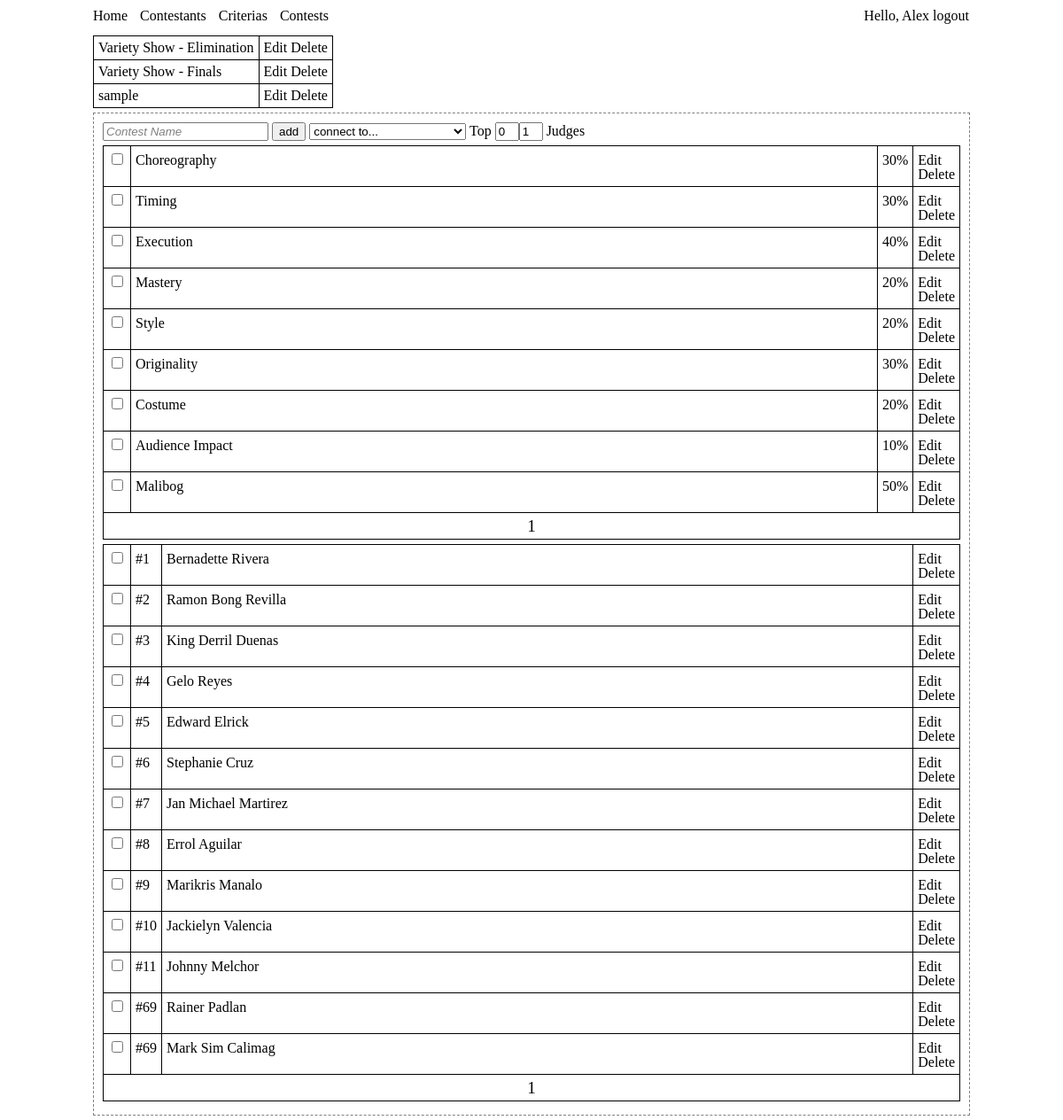
/manager/contest.php?criteria=0&contestant=0 (signed in), run on the app's committed database.
### tables this page shows
CREATE TABLE IF NOT EXISTS `contest` (
  `id` int(100) NOT NULL AUTO_INCREMENT,
  `mid` int(100) NOT NULL,
  `name` varchar(100) NOT NULL,
  `criterias` varchar(1000) NOT NULL,
  `contestants` varchar(1000) NOT NULL,
  `postContest` varchar(1000) DEFAULT NULL,
  `numberOfJudges` int(255) NOT NULL,
  PRIMARY KEY (`id`)
);

CREATE TABLE IF NOT EXISTS `criterias` (
  `id` int(100) NOT NULL AUTO_INCREMENT,
  `name` varchar(100) NOT NULL,
  `percentage` int(100) NOT NULL,
  PRIMARY KEY (`id`)
);

CREATE TABLE IF NOT EXISTS `contestants` (
  `id` int(100) NOT NULL AUTO_INCREMENT,
  `number` int(100) NOT NULL,
  `name` varchar(100) NOT NULL,
  PRIMARY KEY (`id`),
  UNIQUE KEY `name` (`name`)
);

### manager/contest_.php (called while the page is built, shortened)
<?php
$id_value = '';
$name_value = 'Contest Name';
$top_value = 0;
$judge_value = 1;
$do_value = 'add';
$input_class = 'blur_input';
$pagi = new Page(null,'contest','contest',99999);
$contestList = $db->result_array(null, $pagi->get['resource']);
$p1 = new Page(null, 'criterias', 'criteria',99999);
$c1 = $db->result_array(null,$p1->get['resource']);
$p2 = new Page(null, 'contestants', 'contestant',99999);
$c2 = $db->result_array(null,$p2->get['resource']);
$contest = new form('contest','post');
$form['start'] = $contest->start();
$form['name'] = $contest->cid(null,"$input_class")->text('name', post('name',$name_value));
$form['id'] = $contest->hidden('id', post('blah',$id_value));
$form['top'] = $contest->cid(null,'short')->text('top', post('top',$top_value));
$form['judges'] = $contest->cid(null,'short')->text('numberOfJudges', post('numberOfJudges',$judge_value));
$form['go'] = $contest->submit('do',post('blah',$do_value));
$form['stop'] = $contest->stop();
?>

### crowd/mysql.php (called while the page is built, shortened)
<?php
class MySQL {
public $resource;
function __construct($database,$pass='',$user='root',$server='localhost'){
	$this->conn = @mysql_connect($server,$user,$pass)or die('No Database Connection');
	return @mysql_select_db($database,$this->conn)or die('No Database');
}
function result_array($ident = null, $resource = null){
	$record = 0;
	$records = array();
	$r = empty($resource) ? $this->resource : $resource;
	while($result = @mysql_fetch_assoc($r)){
		empty($ident) ? $records[$record++] = $result : $records[$result[$ident]] = $result;
	}
	return $records;
}
}
?>

### manager/header.php (called while the page is built, shortened)
<?php
include '../crowd/mysql.php';
include '../crowd/form.php';
include '../crowd/page.php';
include '../crowd/functions.php';
$db = new mysql('scoring_db','')or die();
$form = array();
?>

### crowd/functions.php (called while the page is built, shortened)
<?php
function parse_get($str = '',$names = array()){
	$get = '';
	foreach($_GET as $name => $val){
		if(in_array($name,$names) || empty($names)){
			$get .= $name.'='.$val.'&';
		}
	}
	return $get . $str;
}
?>

### manager/contest.php (the view, shortened to what this page needs)
<?php
include 'header.php';
include 'contest_.php';
?>
<!DOCTYPE html PUBLIC "-//W3C//DTD HTML 3.2//EN">
<html>
  <head>
  </head>
  <body>
  <div id='wrap'>
  <div id='menu'><?php include 'includes/menu.php'; ?></div>
  	<div id='list'>
	<table>
<?php
foreach($contestList as $i){
echo "<tr><td>$i[name]</td> <td><a href='?".parse_get("do=edit&id=$i[id]",array('contestant','criteria'))."'>Edit</a>
<a href='?".parse_get("do=delete&id=$i[id]",array('contestant','criteria'))."'>Delete</a></td></tr>";
}
?>
	</table>
	</div>
	<div id='form'>
<?php
echo "$form[start] $form[id] $form[name] $form[go]";
echo "<select name='postContest'>";
echo "<option value=''>connect to...</option>";
echo "</select>";
echo " Top ".$form['top'];
echo $form['judges']." Judges";
echo "<div id='select_criterias'><table>";
foreach($c1 as $index => $c){
	$selected = @(in_array($c['name'],array_keys($criterias_selected))) ? true : false;
	echo "<tr>
	<td>". $contest->checkbox("criterias[$c[name]]","$c[percentage]",$selected) . "</td>
	<td class='spread'>$c[name]</td>
	<td>$c[percentage]%</td>
	<td>
	<a href='criteria.php?do=edit&id=$c[id]'>Edit</a>
	<a href='criteria.php?do=delete&id=$c[id]'>Delete</a>
	</td>
	<tr>\r\n";
}
echo "<tfoot><td colspan='4'>
".$p1->prev_btn(parse_get('',array('contestant','id','do')))."
".$p1->curr_btn(parse_get('',array('contestant','id','do')))."
".$p1->next_btn(parse_get('',array('contestant','id','do')))."
</td></tfoot>";
echo "</table></div>";
echo "<div id='select_contestants'><table>";
foreach($c2 as $index => $c){
	$selected = @(in_array($c['id'],$contestants_selected)) ? true : false;
	echo "<tr><td>". $contest->checkbox('contestants[]',$c['id'],$selected) . "</td>
	<td>#$c[number]</td>
	<td class='spread'>$c[name]</td>
	<td>
	<a href='contestant.php?do=edit&id=$c[id]'>Edit</a>
	<a href='contestant.php?do=delete&id=$c[id]'>Delete</a>
	</td>
	</tr>\r\n";
}
echo "<tfoot><td colspan='4'>
".$p2->prev_btn(parse_get('',array('criteria','id','do')))."
".$p2->curr_btn(parse_get('',array('criteria','id','do')))."
".$p2->next_btn(parse_get('',array('criteria','id','do')))."
</td></tfoot>";
echo "</table></div>";
echo "$form[stop]";
?>
	</div>
	</div>
  </body>
</html>

### crowd/form.php (shortened to what this page needs)
<?php
class Form {
public $attrib = array();
public $classid;
function __construct($name, $method="get", $action=null, $enctype="application/x-www-form-urlencoded"){
	$this->attrib['start'] = "<form name='{$name}' method='{$method}' action='{$action}' enctype='{$enctype}' ";
}
function cid($id = null, $class = null){
	if(!empty($class)){
		$this->classid .= "class='{$class}'";
	}
	return $this;
}
function start(){
	$this->attrib['start'] .= "{$this->classid}>\r\n";
	$this->classid = null;
	return $this->attrib['start'];
}
function stop(){
	return "</form>\r\n";
}
function text($name,$value=null){
	$this->attrib['input'][$name]['name'] = $name;
	$this->attrib['input'][$name]['value'] = $value;
	$this->attrib['input'][$name]['attrib'] = "<input type='text' name='{$name}' value='{$value}' {$this->classid}/>";
	$this->classid = null;
	return $this->attrib['input'][$name]['attrib'];
}
function hidden($name,$value=null){
	$this->attrib['input'][$name]['name'] = $name;
	$this->attrib['input'][$name]['value'] = $value;
	$this->attrib['input'][$name]['attrib'] = "<input type='hidden' name='{$name}' value='{$value}' {$this->classid}/>\r\n";
	$this->classid = null;
	return $this->attrib['input'][$name]['attrib'];
}
function submit($name,$value='submit'){
	$this->attrib['input'][$name]['name'] = $name;
	$this->attrib['input'][$name]['value'] = $value;
	$this->attrib['input'][$name]['attrib'] = "<input type='submit' name='{$name}' value='{$value}' {$this->classid}/>\r\n";
	$this->classid = null;
	return $this->attrib['input'][$name]['attrib'];
}
function checkbox($name,$value=null,$selected=false){
	$checked = null;
	$this->attrib['input'][$name]['name'] = $name;
	$this->attrib['input'][$name]['value'] = $value;
	$this->attrib['input'][$name]['attrib'] = "<input type='checkbox' name='{$name}' value='{$value}' {$this->classid} {$checked}/>";
	$this->classid = null;
	return $this->attrib['input'][$name]['attrib'];
}
}
function post($name, $value=null){
	return $value;
}
?>

### manager/assets/global.css (style rules this page uses)
#wrap { width: 990px; margin: auto; }
.short { width: 27px; }
.blur_input { color: gray; font-style: italic; }
#menu { margin-top: 10px; }
table { margin: 5px 0px; }
table td { padding: 5px; border: solid 1px black; }
table tfoot { text-align: center; font-size: 1.2em; }
#form { padding: 10px; margin: 5px 0px; border: dashed 1px gray; }
a { color: inherit; text-decoration: none; }
.spread { width: 100%; }

### data on the page
contest: name "Variety Show - Elimination"
contest: name "Variety Show - Finals"
contest: name "sample"
criterias: name "Choreography", percentage "30"
criterias: name "Timing", percentage "30"
criterias: name "Execution", percentage "40"
criterias: name "Mastery", percentage "20"
criterias: name "Style", percentage "20"
criterias: name "Originality", percentage "30"
criterias: name "Costume", percentage "20"
criterias: name "Audience Impact", percentage "10"
criterias: name "Malibog", percentage "50"
contestants: number "1", name "Bernadette Rivera"
contestants: number "2", name "Ramon Bong Revilla"
contestants: number "3", name "King Derril Duenas"
contestants: number "4", name "Gelo Reyes"
contestants: number "5", name "Edward Elrick"
contestants: number "6", name "Stephanie Cruz"
contestants: number "7", name "Jan Michael Martirez"
contestants: number "8", name "Errol Aguilar"
contestants: number "9", name "Marikris Manalo"
contestants: number "10", name "Jackielyn Valencia"
contestants: number "11", name "Johnny Melchor"
contestants: number "69", name "Rainer Padlan"
contestants: number "69", name "Mark Sim Calimag"

### other printed values
$_SESSION['user'] "Alex"
$this->get['curr']+1 "1 1"
